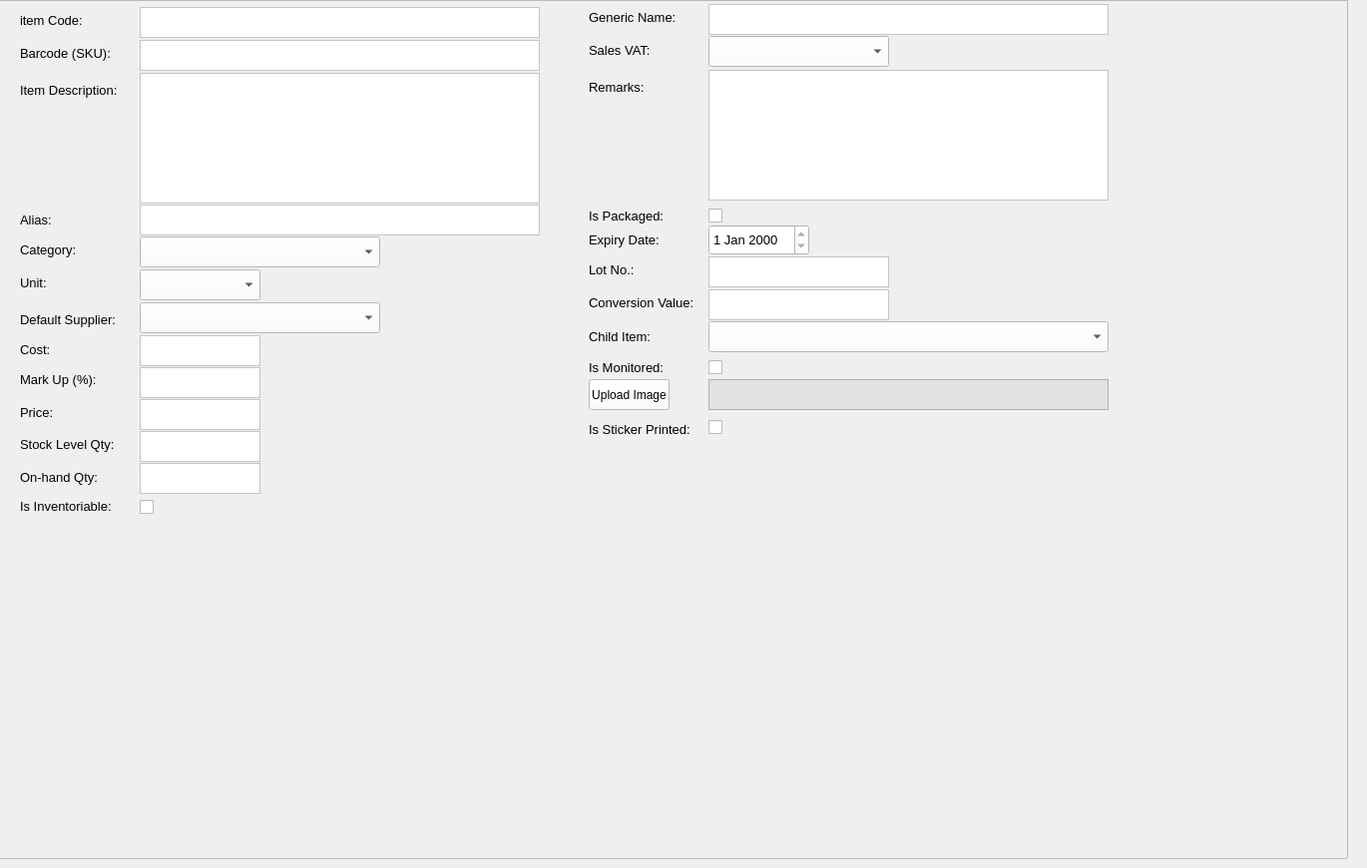
    <widget class="QWidget" name="tabGeneralInformation">
     <attribute name="title">
      <string>General Information</string>
     </attribute>
     <widget class="QFrame" name="frame_5">
      <property name="geometry">
       <rect>
        <x>-10</x>
        <y>0</y>
        <width>1361</width>
        <height>861</height>
       </rect>
      </property>
      <property name="frameShape">
       <enum>QFrame::StyledPanel</enum>
      </property>
      <property name="frameShadow">
       <enum>QFrame::Raised</enum>
      </property>
      <widget class="QTextEdit" name="textEditItemCode">
       <property name="geometry">
        <rect>
         <x>150</x>
         <y>7</y>
         <width>401</width>
         <height>31</height>
        </rect>
       </property>
       <property name="font">
        <font>
         <family>Segoe UI</family>
         <pointsize>10</pointsize>
        </font>
       </property>
       <property name="styleSheet">
        <string notr="true">background-color: rgb(255, 255, 255);
color: rgb(0, 0, 0);</string>
       </property>
      </widget>
      <widget class="QTextEdit" name="textEditItemDescription">
       <property name="geometry">
        <rect>
         <x>150</x>
         <y>73</y>
         <width>401</width>
         <height>131</height>
        </rect>
       </property>
       <property name="font">
        <font>
         <family>Segoe UI</family>
         <pointsize>10</pointsize>
        </font>
       </property>
       <property name="styleSheet">
        <string notr="true">background-color: rgb(255, 255, 255);
color: rgb(0, 0, 0);</string>
       </property>
      </widget>
      <widget class="QTextEdit" name="textEditBarcode">
       <property name="geometry">
        <rect>
         <x>150</x>
         <y>40</y>
         <width>401</width>
         <height>31</height>
        </rect>
       </property>
       <property name="font">
        <font>
         <family>Segoe UI</family>
         <pointsize>10</pointsize>
        </font>
       </property>
       <property name="styleSheet">
        <string notr="true">background-color: rgb(255, 255, 255);
color: rgb(0, 0, 0);</string>
       </property>
      </widget>
      <widget class="QLabel" name="label_3">
       <property name="geometry">
        <rect>
         <x>30</x>
         <y>10</y>
         <width>101</width>
         <height>21</height>
        </rect>
       </property>
       <property name="font">
        <font>
         <family>Segoe UI</family>
         <pointsize>10</pointsize>
        </font>
       </property>
       <property name="text">
        <string>item Code:</string>
       </property>
      </widget>
      <widget class="QLabel" name="label_4">
       <property name="geometry">
        <rect>
         <x>30</x>
         <y>43</y>
         <width>111</width>
         <height>21</height>
        </rect>
       </property>
       <property name="font">
        <font>
         <family>Segoe UI</family>
         <pointsize>10</pointsize>
        </font>
       </property>
       <property name="text">
        <string>Barcode (SKU):</string>
       </property>
      </widget>
      <widget class="QLabel" name="label_53">
       <property name="geometry">
        <rect>
         <x>30</x>
         <y>80</y>
         <width>101</width>
         <height>21</height>
        </rect>
       </property>
       <property name="font">
        <font>
         <family>Segoe UI</family>
         <pointsize>10</pointsize>
        </font>
       </property>
       <property name="text">
        <string>Item Description:</string>
       </property>
      </widget>
      <widget class="QLabel" name="label_54">
       <property name="geometry">
        <rect>
         <x>30</x>
         <y>210</y>
         <width>111</width>
         <height>21</height>
        </rect>
       </property>
       <property name="font">
        <font>
         <family>Segoe UI</family>
         <pointsize>10</pointsize>
        </font>
       </property>
       <property name="text">
        <string>Alias:</string>
       </property>
      </widget>
      <widget class="QTextEdit" name="textEditAlias">
       <property name="geometry">
        <rect>
         <x>150</x>
         <y>205</y>
         <width>401</width>
         <height>31</height>
        </rect>
       </property>
       <property name="font">
        <font>
         <family>Segoe UI</family>
         <pointsize>10</pointsize>
        </font>
       </property>
       <property name="styleSheet">
        <string notr="true">background-color: rgb(255, 255, 255);
color: rgb(0, 0, 0);</string>
       </property>
      </widget>
      <widget class="QComboBox" name="comboBoxCategory">
       <property name="geometry">
        <rect>
         <x>150</x>
         <y>237</y>
         <width>241</width>
         <height>31</height>
        </rect>
       </property>
       <property name="styleSheet">
        <string notr="true">color: rgb(0, 0, 0);
background-color: rgb(255, 255, 255);</string>
       </property>
      </widget>
      <widget class="QLabel" name="label_55">
       <property name="geometry">
        <rect>
         <x>30</x>
         <y>240</y>
         <width>101</width>
         <height>21</height>
        </rect>
       </property>
       <property name="font">
        <font>
         <family>Segoe UI</family>
         <pointsize>10</pointsize>
        </font>
       </property>
       <property name="text">
        <string>Category:</string>
       </property>
      </widget>
      <widget class="QLabel" name="label_62">
       <property name="geometry">
        <rect>
         <x>30</x>
         <y>273</y>
         <width>101</width>
         <height>21</height>
        </rect>
       </property>
       <property name="font">
        <font>
         <family>Segoe UI</family>
         <pointsize>10</pointsize>
        </font>
       </property>
       <property name="text">
        <string>Unit:</string>
       </property>
      </widget>
      <widget class="QComboBox" name="comboBoxUnit">
       <property name="geometry">
        <rect>
         <x>150</x>
         <y>270</y>
         <width>121</width>
         <height>31</height>
        </rect>
       </property>
       <property name="styleSheet">
        <string notr="true">color: rgb(0, 0, 0);
background-color: rgb(255, 255, 255);</string>
       </property>
      </widget>
      <widget class="QLabel" name="label_63">
       <property name="geometry">
        <rect>
         <x>30</x>
         <y>310</y>
         <width>101</width>
         <height>21</height>
        </rect>
       </property>
       <property name="font">
        <font>
         <family>Segoe UI</family>
         <pointsize>10</pointsize>
        </font>
       </property>
       <property name="text">
        <string>Default Supplier:</string>
       </property>
      </widget>
      <widget class="QComboBox" name="comboBoxSupplier">
       <property name="geometry">
        <rect>
         <x>150</x>
         <y>303</y>
         <width>241</width>
         <height>31</height>
        </rect>
       </property>
       <property name="styleSheet">
        <string notr="true">color: rgb(0, 0, 0);
background-color: rgb(255, 255, 255);</string>
       </property>
      </widget>
      <widget class="QLabel" name="label_64">
       <property name="geometry">
        <rect>
         <x>30</x>
         <y>340</y>
         <width>111</width>
         <height>21</height>
        </rect>
       </property>
       <property name="font">
        <font>
         <family>Segoe UI</family>
         <pointsize>10</pointsize>
        </font>
       </property>
       <property name="text">
        <string>Cost:</string>
       </property>
      </widget>
      <widget class="QTextEdit" name="textEditCost">
       <property name="geometry">
        <rect>
         <x>150</x>
         <y>336</y>
         <width>121</width>
         <height>31</height>
        </rect>
       </property>
       <property name="font">
        <font>
         <family>Segoe UI</family>
         <pointsize>10</pointsize>
        </font>
       </property>
       <property name="styleSheet">
        <string notr="true">background-color: rgb(255, 255, 255);
color: rgb(0, 0, 0);</string>
       </property>
      </widget>
      <widget class="QLabel" name="label_65">
       <property name="geometry">
        <rect>
         <x>30</x>
         <y>370</y>
         <width>111</width>
         <height>21</height>
        </rect>
       </property>
       <property name="font">
        <font>
         <family>Segoe UI</family>
         <pointsize>10</pointsize>
        </font>
       </property>
       <property name="text">
        <string>Mark Up (%):</string>
       </property>
      </widget>
      <widget class="QTextEdit" name="textEditMarkUp">
       <property name="geometry">
        <rect>
         <x>150</x>
         <y>368</y>
         <width>121</width>
         <height>31</height>
        </rect>
       </property>
       <property name="font">
        <font>
         <family>Segoe UI</family>
         <pointsize>10</pointsize>
        </font>
       </property>
       <property name="styleSheet">
        <string notr="true">background-color: rgb(255, 255, 255);
color: rgb(0, 0, 0);</string>
       </property>
      </widget>
      <widget class="QTextEdit" name="textEditPrice">
       <property name="geometry">
        <rect>
         <x>150</x>
         <y>400</y>
         <width>121</width>
         <height>31</height>
        </rect>
       </property>
       <property name="font">
        <font>
         <family>Segoe UI</family>
         <pointsize>10</pointsize>
        </font>
       </property>
       <property name="styleSheet">
        <string notr="true">background-color: rgb(255, 255, 255);
color: rgb(0, 0, 0);</string>
       </property>
      </widget>
      <widget class="QLabel" name="label_66">
       <property name="geometry">
        <rect>
         <x>30</x>
         <y>403</y>
         <width>111</width>
         <height>21</height>
        </rect>
       </property>
       <property name="font">
        <font>
         <family>Segoe UI</family>
         <pointsize>10</pointsize>
        </font>
       </property>
       <property name="text">
        <string>Price:</string>
       </property>
      </widget>
      <widget class="QTextEdit" name="textEditStockLevelQty">
       <property name="geometry">
        <rect>
         <x>150</x>
         <y>432</y>
         <width>121</width>
         <height>31</height>
        </rect>
       </property>
       <property name="font">
        <font>
         <family>Segoe UI</family>
         <pointsize>10</pointsize>
        </font>
       </property>
       <property name="styleSheet">
        <string notr="true">background-color: rgb(255, 255, 255);
color: rgb(0, 0, 0);</string>
       </property>
      </widget>
      <widget class="QLabel" name="label_67">
       <property name="geometry">
        <rect>
         <x>30</x>
         <y>435</y>
         <width>111</width>
         <height>21</height>
        </rect>
       </property>
       <property name="font">
        <font>
         <family>Segoe UI</family>
         <pointsize>10</pointsize>
        </font>
       </property>
       <property name="text">
        <string>Stock Level Qty:</string>
       </property>
      </widget>
      <widget class="QTextEdit" name="textEditOnHandQty">
       <property name="geometry">
        <rect>
         <x>150</x>
         <y>464</y>
         <width>121</width>
         <height>31</height>
        </rect>
       </property>
       <property name="font">
        <font>
         <family>Segoe UI</family>
         <pointsize>10</pointsize>
        </font>
       </property>
       <property name="styleSheet">
        <string notr="true">background-color: rgb(255, 255, 255);
color: rgb(0, 0, 0);</string>
       </property>
      </widget>
      <widget class="QLabel" name="label_68">
       <property name="geometry">
        <rect>
         <x>30</x>
         <y>468</y>
         <width>111</width>
         <height>21</height>
        </rect>
       </property>
       <property name="font">
        <font>
         <family>Segoe UI</family>
         <pointsize>10</pointsize>
        </font>
       </property>
       <property name="text">
        <string>On-hand Qty:</string>
       </property>
      </widget>
      <widget class="QCheckBox" name="checkBoxIsInventory">
       <property name="geometry">
        <rect>
         <x>150</x>
         <y>500</y>
         <width>70</width>
         <height>17</height>
        </rect>
       </property>
       <property name="text">
        <string/>
       </property>
      </widget>
      <widget class="QLabel" name="label_69">
       <property name="geometry">
        <rect>
         <x>30</x>
         <y>497</y>
         <width>111</width>
         <height>21</height>
        </rect>
       </property>
       <property name="font">
        <font>
         <family>Segoe UI</family>
         <pointsize>10</pointsize>
        </font>
       </property>
       <property name="text">
        <string>Is Inventoriable:</string>
       </property>
      </widget>
      <widget class="QTextEdit" name="textEditRemarks">
       <property name="geometry">
        <rect>
         <x>720</x>
         <y>70</y>
         <width>401</width>
         <height>131</height>
        </rect>
       </property>
       <property name="font">
        <font>
         <family>Segoe UI</family>
         <pointsize>10</pointsize>
        </font>
       </property>
       <property name="styleSheet">
        <string notr="true">background-color: rgb(255, 255, 255);
color: rgb(0, 0, 0);</string>
       </property>
      </widget>
      <widget class="QLabel" name="label_70">
       <property name="geometry">
        <rect>
         <x>600</x>
         <y>77</y>
         <width>101</width>
         <height>21</height>
        </rect>
       </property>
       <property name="font">
        <font>
         <family>Segoe UI</family>
         <pointsize>10</pointsize>
        </font>
       </property>
       <property name="text">
        <string>Remarks:</string>
       </property>
      </widget>
      <widget class="QTextEdit" name="textEditGenericName">
       <property name="geometry">
        <rect>
         <x>720</x>
         <y>4</y>
         <width>401</width>
         <height>31</height>
        </rect>
       </property>
       <property name="font">
        <font>
         <family>Segoe UI</family>
         <pointsize>10</pointsize>
        </font>
       </property>
       <property name="styleSheet">
        <string notr="true">background-color: rgb(255, 255, 255);
color: rgb(0, 0, 0);</string>
       </property>
      </widget>
      <widget class="QLabel" name="label_5">
       <property name="geometry">
        <rect>
         <x>600</x>
         <y>7</y>
         <width>101</width>
         <height>21</height>
        </rect>
       </property>
       <property name="font">
        <font>
         <family>Segoe UI</family>
         <pointsize>10</pointsize>
        </font>
       </property>
       <property name="text">
        <string>Generic Name:</string>
       </property>
      </widget>
      <widget class="QLabel" name="label_6">
       <property name="geometry">
        <rect>
         <x>600</x>
         <y>40</y>
         <width>111</width>
         <height>21</height>
        </rect>
       </property>
       <property name="font">
        <font>
         <family>Segoe UI</family>
         <pointsize>10</pointsize>
        </font>
       </property>
       <property name="text">
        <string>Sales VAT:</string>
       </property>
      </widget>
      <widget class="QComboBox" name="comboBoxVAT">
       <property name="geometry">
        <rect>
         <x>720</x>
         <y>36</y>
         <width>181</width>
         <height>31</height>
        </rect>
       </property>
       <property name="styleSheet">
        <string notr="true">color: rgb(0, 0, 0);
background-color: rgb(255, 255, 255);</string>
       </property>
      </widget>
      <widget class="QLabel" name="label_71">
       <property name="geometry">
        <rect>
         <x>600</x>
         <y>206</y>
         <width>111</width>
         <height>21</height>
        </rect>
       </property>
       <property name="font">
        <font>
         <family>Segoe UI</family>
         <pointsize>10</pointsize>
        </font>
       </property>
       <property name="text">
        <string>Is Packaged:</string>
       </property>
      </widget>
      <widget class="QCheckBox" name="checkBoxIsPackaged">
       <property name="geometry">
        <rect>
         <x>720</x>
         <y>208</y>
         <width>70</width>
         <height>17</height>
        </rect>
       </property>
       <property name="text">
        <string/>
       </property>
      </widget>
      <widget class="QDateEdit" name="dateEditExpiryDate">
       <property name="geometry">
        <rect>
         <x>720</x>
         <y>225</y>
         <width>101</width>
         <height>31</height>
        </rect>
       </property>
       <property name="font">
        <font>
         <family>Segoe UI</family>
         <pointsize>10</pointsize>
        </font>
       </property>
       <property name="styleSheet">
        <string notr="true">background-color: rgb(255, 255, 255);
color: rgb(0, 0, 0);</string>
       </property>
       <property name="readOnly">
        <bool>true</bool>
       </property>
      </widget>
      <widget class="QLabel" name="label_72">
       <property name="geometry">
        <rect>
         <x>600</x>
         <y>230</y>
         <width>111</width>
         <height>21</height>
        </rect>
       </property>
       <property name="font">
        <font>
         <family>Segoe UI</family>
         <pointsize>10</pointsize>
        </font>
       </property>
       <property name="text">
        <string>Expiry Date:</string>
       </property>
      </widget>
      <widget class="QTextEdit" name="textEditLotNo">
       <property name="geometry">
        <rect>
         <x>720</x>
         <y>257</y>
         <width>181</width>
         <height>31</height>
        </rect>
       </property>
       <property name="font">
        <font>
         <family>Segoe UI</family>
         <pointsize>10</pointsize>
        </font>
       </property>
       <property name="styleSheet">
        <string notr="true">background-color: rgb(255, 255, 255);
color: rgb(0, 0, 0);</string>
       </property>
      </widget>
      <widget class="QLabel" name="label_7">
       <property name="geometry">
        <rect>
         <x>600</x>
         <y>260</y>
         <width>111</width>
         <height>21</height>
        </rect>
       </property>
       <property name="font">
        <font>
         <family>Segoe UI</family>
         <pointsize>10</pointsize>
        </font>
       </property>
       <property name="text">
        <string>Lot No.:</string>
       </property>
      </widget>
      <widget class="QLabel" name="label_8">
       <property name="geometry">
        <rect>
         <x>600</x>
         <y>293</y>
         <width>111</width>
         <height>21</height>
        </rect>
       </property>
       <property name="font">
        <font>
         <family>Segoe UI</family>
         <pointsize>10</pointsize>
        </font>
       </property>
       <property name="text">
        <string>Conversion Value:</string>
       </property>
      </widget>
      <widget class="QTextEdit" name="textEditConversionValue">
       <property name="geometry">
        <rect>
         <x>720</x>
         <y>290</y>
         <width>181</width>
         <height>31</height>
        </rect>
       </property>
       <property name="font">
        <font>
         <family>Segoe UI</family>
         <pointsize>10</pointsize>
        </font>
       </property>
       <property name="styleSheet">
        <string notr="true">background-color: rgb(255, 255, 255);
color: rgb(0, 0, 0);</string>
       </property>
      </widget>
      <widget class="QLabel" name="label_9">
       <property name="geometry">
        <rect>
         <x>600</x>
         <y>327</y>
         <width>111</width>
         <height>21</height>
        </rect>
       </property>
       <property name="font">
        <font>
         <family>Segoe UI</family>
         <pointsize>10</pointsize>
        </font>
       </property>
       <property name="text">
        <string>Child Item:</string>
       </property>
      </widget>
      <widget class="QComboBox" name="comboBoxChildItem">
       <property name="geometry">
        <rect>
         <x>720</x>
         <y>322</y>
         <width>401</width>
         <height>31</height>
        </rect>
       </property>
       <property name="styleSheet">
        <string notr="true">color: rgb(0, 0, 0);
background-color: rgb(255, 255, 255);</string>
       </property>
      </widget>
      <widget class="QLabel" name="label_73">
       <property name="geometry">
        <rect>
         <x>600</x>
         <y>358</y>
         <width>111</width>
         <height>21</height>
        </rect>
       </property>
       <property name="font">
        <font>
         <family>Segoe UI</family>
         <pointsize>10</pointsize>
        </font>
       </property>
       <property name="text">
        <string>Is Monitored:</string>
       </property>
      </widget>
      <widget class="QCheckBox" name="checkBoxIsMonitored">
       <property name="geometry">
        <rect>
         <x>720</x>
         <y>360</y>
         <width>70</width>
         <height>17</height>
        </rect>
       </property>
       <property name="text">
        <string/>
       </property>
      </widget>
      <widget class="QPushButton" name="pushButtonUploadImage">
       <property name="geometry">
        <rect>
         <x>600</x>
         <y>380</y>
         <width>81</width>
         <height>31</height>
        </rect>
       </property>
       <property name="styleSheet">
        <string notr="true">background-color: rgb(255, 255, 255);</string>
       </property>
       <property name="text">
        <string>Upload Image</string>
       </property>
      </widget>
      <widget class="QTextEdit" name="textEditImageFilePath">
       <property name="geometry">
        <rect>
         <x>720</x>
         <y>380</y>
         <width>401</width>
         <height>31</height>
        </rect>
       </property>
       <property name="font">
        <font>
         <family>Segoe UI</family>
         <pointsize>10</pointsize>
        </font>
       </property>
       <property name="styleSheet">
        <string notr="true">background-color: rgb(226, 226, 226);
color: rgb(0, 0, 0);</string>
       </property>
       <property name="readOnly">
        <bool>true</bool>
       </property>
      </widget>
      <widget class="QLabel" name="label_74">
       <property name="geometry">
        <rect>
         <x>600</x>
         <y>420</y>
         <width>111</width>
         <height>21</height>
        </rect>
       </property>
       <property name="font">
        <font>
         <family>Segoe UI</family>
         <pointsize>10</pointsize>
        </font>
       </property>
       <property name="text">
        <string>Is Sticker Printed:</string>
       </property>
      </widget>
      <widget class="QCheckBox" name="checkBoxIsStickerPrinted">
       <property name="geometry">
        <rect>
         <x>720</x>
         <y>420</y>
         <width>70</width>
         <height>17</height>
        </rect>
       </property>
       <property name="text">
        <string/>
       </property>
      </widget>
     </widget>
    </widget>
